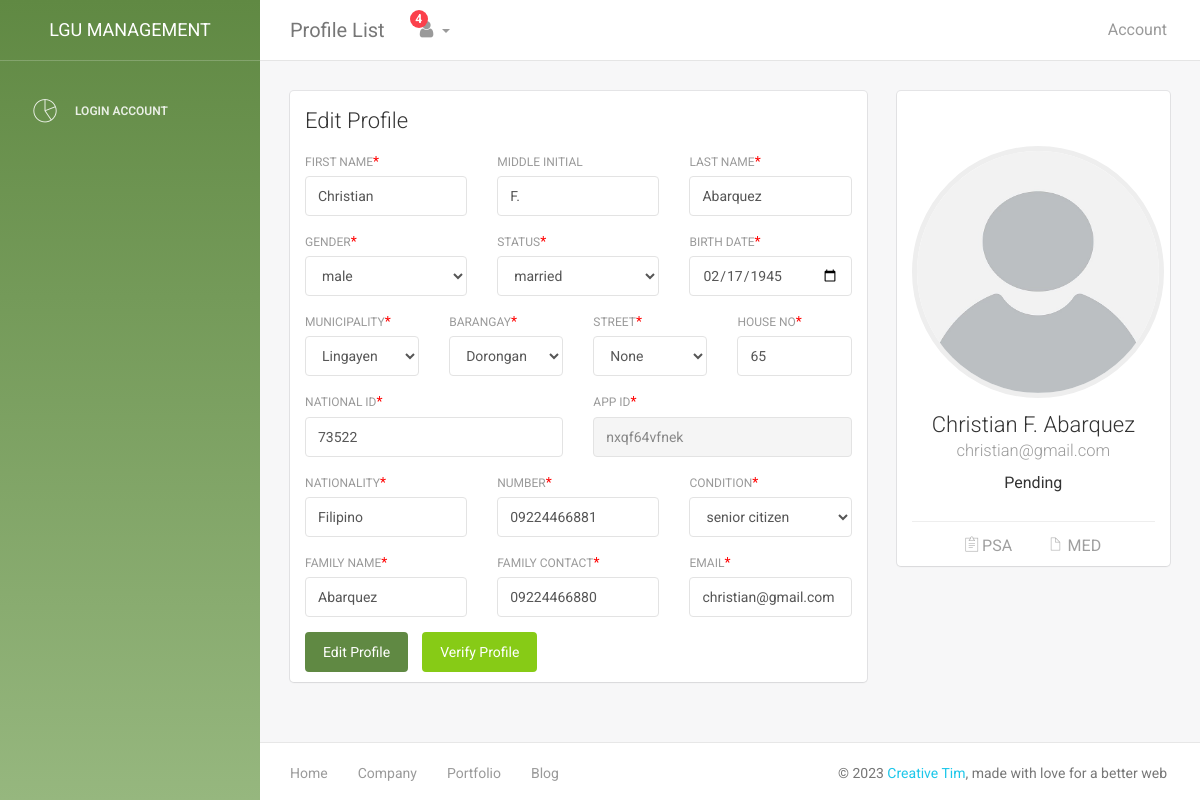
Page /LGU/user_edit.php?user_id=nxqf64vfnek on the committed database.
### tables this page shows
CREATE TABLE `verified` (
  `id` int(11) NOT NULL,
  `fname` varchar(45) DEFAULT NULL,
  `mi` varchar(5) DEFAULT NULL,
  `lname` varchar(45) DEFAULT NULL,
  `email` varchar(45) DEFAULT NULL,
  `bdate` varchar(20) DEFAULT NULL,
  `status_rs` varchar(20) DEFAULT NULL,
  `gender` varchar(20) DEFAULT 'Male',
  `address` varchar(100) DEFAULT NULL,
  `number` varchar(15) DEFAULT NULL,
  `valid_id` varchar(200) DEFAULT NULL,
  `app_id` varchar(15) DEFAULT NULL,
  `photo` varchar(200) DEFAULT NULL,
  `conditions` varchar(20) DEFAULT NULL,
  `nationality` varchar(45) NOT NULL DEFAULT 'Filipino',
  `family_name` varchar(45) DEFAULT NULL,
  `family_contact` varchar(15) DEFAULT NULL,
  `brgy` varchar(45) DEFAULT NULL
);

CREATE TABLE `address` (
  `id` int(11) NOT NULL,
  `user_id` varchar(45) DEFAULT NULL,
  `brgy` varchar(45) DEFAULT NULL,
  `street` varchar(45) DEFAULT NULL,
  `house` varchar(45) DEFAULT NULL
);

CREATE TABLE `account` (
  `id` int(11) NOT NULL,
  `account_id` varchar(45) DEFAULT NULL,
  `email` varchar(45) DEFAULT NULL,
  `passcode` varchar(45) DEFAULT NULL,
  `account_type` varchar(10) DEFAULT 'user',
  `account_status` varchar(10) DEFAULT 'Pending',
  `isfirstlogin` int(1) DEFAULT '0'
);

### LGU/user_edit.php (the view, shortened to what the rows shown need)
<?php
require('connection.php');
if(isset($_GET['user_id'])){
    $user_id = $_GET['user_id'];
}else{
    $user_id = $_SESSION['user_id'];
}
$query = "SELECT v.*, a.account_status ,ad.* , d.psa , d.med FROM verified v INNER JOIN  account a on a.account_id = v.app_id inner join doc d on v.app_id = d.user_id inner join address ad on ad.user_id = v.app_id where v.app_id= '$user_id'";
$result = mysqli_query($conn, $query);
$assoc = mysqli_fetch_assoc($result);
extract($assoc);
?>
<!doctype html>
<html lang="en">
<head>
    <link href="assets/css/bootstrap.min.css" rel="stylesheet" />
    <link href="assets/css/animate.min.css" rel="stylesheet"/>
    <link href="assets/css/light-bootstrap-dashboard.css?v=1.4.0" rel="stylesheet"/>
    <link href="assets/css/demo.css" rel="stylesheet" />
    <link href="assets/css/confirmation.css" rel="stylesheet" />
    <link href="http://maxcdn.bootstrapcdn.com/font-awesome/4.2.0/css/font-awesome.min.css" rel="stylesheet">
    <link href="assets/css/pe-icon-7-stroke.css" rel="stylesheet" />
</head>
<body>
<div class="wrapper">
    <div class="main-panel">
        <div class="content">
            <div class="container-fluid">
                <div class="row">
                    <div class="col-md-8">
                        <div class="card">
                            <div class="content">
                                    <div class="row">
                                        <div class="col-md-4">
                                            <div class="form-group">
                                                <label>First Name </label><span class="asterisk">*</span>
                                                <input id="fname" type="text" class="form-control"  placeholder="Enter first name"  value="<?php echo $fname; ?>" >
                                            </div>
                                        </div>
                                        <div class="col-md-4">
                                            <div class="form-group">
                                                <label>Middle Initial</label>
                                                <input id="mi" type="text" class="form-control" placeholder="Enter M.I" value="<?php echo $mi; ?>">
                                            </div>
                                        </div>
                                        <div class="col-md-4">
                                            <div class="form-group">
                                                <label for="exampleInputEmail1">Last Name</label><span class="asterisk">*</span>
                                                <input id="lname" type="text" class="form-control" placeholder="Enter last name" value="<?php echo $lname; ?>" >
                                            </div>
                                        </div>
                                    </div>
                                    <div class="row">
                                        <div class="col-md-4">
                                            <div class="form-group">
                                                <label>Gender</label><span class="asterisk">*</span>
                                                <select name="" class="form-control" id="gender">
                                                    <option value="<?php echo $gender; ?>" selected><?php echo $gender; ?></option>
                                                </select>
                                            </div>
                                        </div>
                                        <div class="col-md-4">
                                            <div class="form-group">
                                                <label>Status</label><span class="asterisk">*</span>
                                                <select name="  " class="form-control" id="status">
                                                    <option value="<?php echo $status_rs; ?>" selected><?php echo $status_rs; ?></option>
                                                </select>
                                            </div>
                                        </div>
                                        <div class="col-md-4">
                                            <div class="form-group">
                                                <label>Birth Date</label><span class="asterisk">*</span>
                                                <?php
                                                $formattedDate = date("Y-m-d", strtotime($bdate));
                                                ?>
                                                <input type="date" class="form-control" id="bdate" value="<?php echo $formattedDate ?>">
                                            </div>
                                        </div>
                                    </div>
                                    <div class="row otherInfoOff">
                                        <div class="col-md-3">
                                            <div class="form-group">
                                                <label>Barangay</label><span class="asterisk">*</span>
                                                <select name="" class="form-control" id="brgy" >
                                                    <option value="<?php echo $brgy ?>"><?php echo $brgy ?></option>
                                             </select>
                                            </div>
                                        </div>
                                        <div class="col-md-3">
                                            <div class="form-group">
                                                <label>Street</label><span class="asterisk">*</span>
                                                <select name="" class="form-control" id="street" >
                                                <option value="<?php echo $street ?>"><?php echo $street ?></option>
                                             </select>
                                            </div>
                                        </div>
                                        <div class="col-md-3">
                                            <div class="form-group">
                                                <label>House No</label><span class="asterisk">*</span>
                                                <input type="text" class="form-control" placeholder="House No/Block" id="house" value="<?php echo $house ?>">
                                            </div>
                                        </div>
                                    </div>
                                    <div class="row otherInfoOn" >
                                        <div class="col-md-6">
                                            <div class="form-group">
                                                <label>National ID</label><span class="asterisk">*</span>
                                                <input type="text" class="form-control" placeholder="Enter National ID Number" id="valid_id"  value="<?php echo $valid_id ?>">
                                            </div>
                                        </div>
                                        <div class="col-md-6">
                                            <div class="form-group">
                                                <label>APP ID</label><span class="asterisk">*</span>
                                                <input readonly type="text" class="form-control" placeholder="Enter APP ID Number" id="app_id" value="<?php echo $app_id ?>" >
                                            </div>
                                        </div>
                                    </div>
                                    <div class="row otherInfoOff">
                                        <div class="col-md-4">
                                            <div class="form-group">
                                                <label>Nationality</label><span class="asterisk">*</span>
                                                <input type="text" class="form-control" placeholder="Enter nationality" id="nationality" value="<?php echo $nationality ?>">
                                            </div>
                                        </div>
                                        <div class="col-md-4">
                                            <div class="form-group">
                                                <label>Number</label><span class="asterisk">*</span>
                                                <input type="text" class="form-control" placeholder="Enter number" id="number" value="<?php echo $number ?>">
                                            </div>
                                        </div>
                                        <div class="col-md-4">
                                            <div class="form-group">
                                                <label>Condition</label><span class="asterisk">*</span>
                                                <select name="  " class="form-control" id="condition">
                                                    <option value="<?php echo $conditions ?>"><?php echo $conditions ?></option>
                                                </select>
                                            </div>
                                        </div>
                                    </div>
                                    <div class="row otherInfoOn" >
                                        <div class="col-md-4">
                                            <div class="form-group">
                                                <label>Family Name</label><span class="asterisk">*</span>
                                                <input type="text" class="form-control" placeholder="Enter Family Name" id="family_name" value="<?php echo $family_name ?>" >
                                            </div>
                                        </div>
                                        <div class="col-md-4">
                                            <div class="form-group">
                                                <label>Family Contact</label><span class="asterisk">*</span>
                                                <input type="text" class="form-control" placeholder="Enter Family Number" id="family_contact" value="<?php echo $family_contact ?>">
                                            </div>
                                        </div>
                                        <div class="col-md-4">
                                            <div class="form-group">
                                                <label>Email</label><span class="asterisk">*</span>
                                                <input type="email" class="form-control" placeholder="Email Address" id="email" value=" <?php echo $email ?>">
                                            </div>
                                        </div>
                                    </div>
                            </div>
                        </div>
                    </div>
                    <div class="col-md-4">
                        <div class="card card-user">
                            <div class="content">
                                <div class="author">
                                     <?php
                                        $imagePath = "../priotizen_app/user_img/$photo";
                                        if(file_exists($imagePath)) {
                                            echo '<img id="imageFile" class="avatar border-gray" style="height: 21em; width: 21em" src="../priotizen_app/user_img/'.$photo.'"  alt="..."/>';
                                        }else{
                                            echo '<img id="imageFile" class="avatar border-gray" style="height: 21em; width: 21em" src="../priotizen_app/user_img/empty.jpg"  alt="..."/>';
                                        }
                                      ?>
                                      <h4 class="title"><?php echo $fname." ".$mi." ".$lname ?><br />
                                         <small><?php echo $email ?></small>
                                      </h4>
                                    <h5><?php echo $account_status ?></h5>
                                </div>
                            </div>
                        </div>
                    </div>
                </div>
            </div>
        </div>
    </div>
</div>
</body>
</html>

### rows in the picture
verified: fname "Christian", mi "F.", lname "Abarquez", gender "male", status_rs "married", bdate "02/17/1945", brgy "Dorongan", street "None", house "65", valid "73522", app "nxqf64vfnek", nationality "Filipino", number "09224466881", conditions "senior citizen", family_name "Abarquez", family_contact "09224466880", email "christian@gmail.com", account.account_status "Pending"

### other values in the picture
$num "4"
